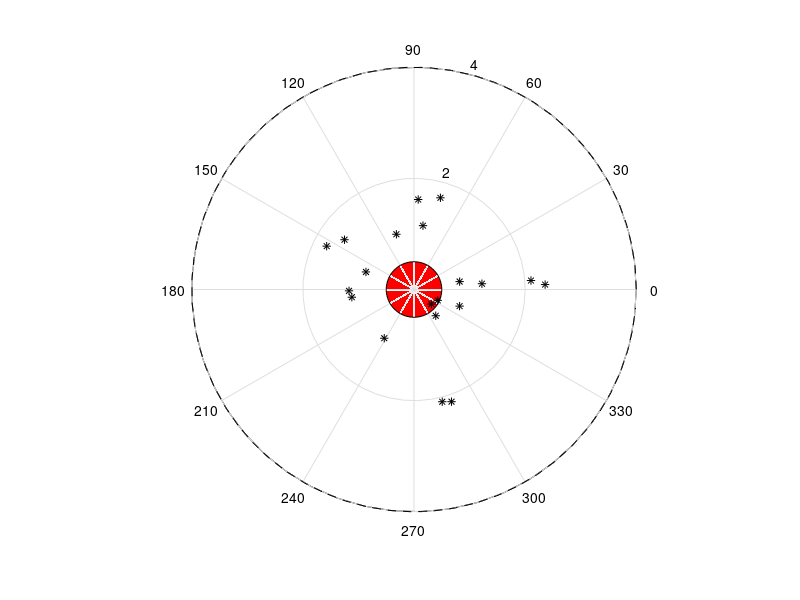

Recreate this plot in MATLAB.
clf;
t = 0:0.1:2*pi;
polar(t,4*ones(size(t)), '--k')
hold on;
rectangle('position',[-0.5,-0.5,1,1],'curvature',[1,1],'facecolor','r')

u = rand(1,20) 
v = rand(1,20)

x = sqrt(-2*log(u)).*cos(2*pi*v)
y = sqrt(-2*log(v)).*sin(2*pi*u)

plot(x,y,'*k')